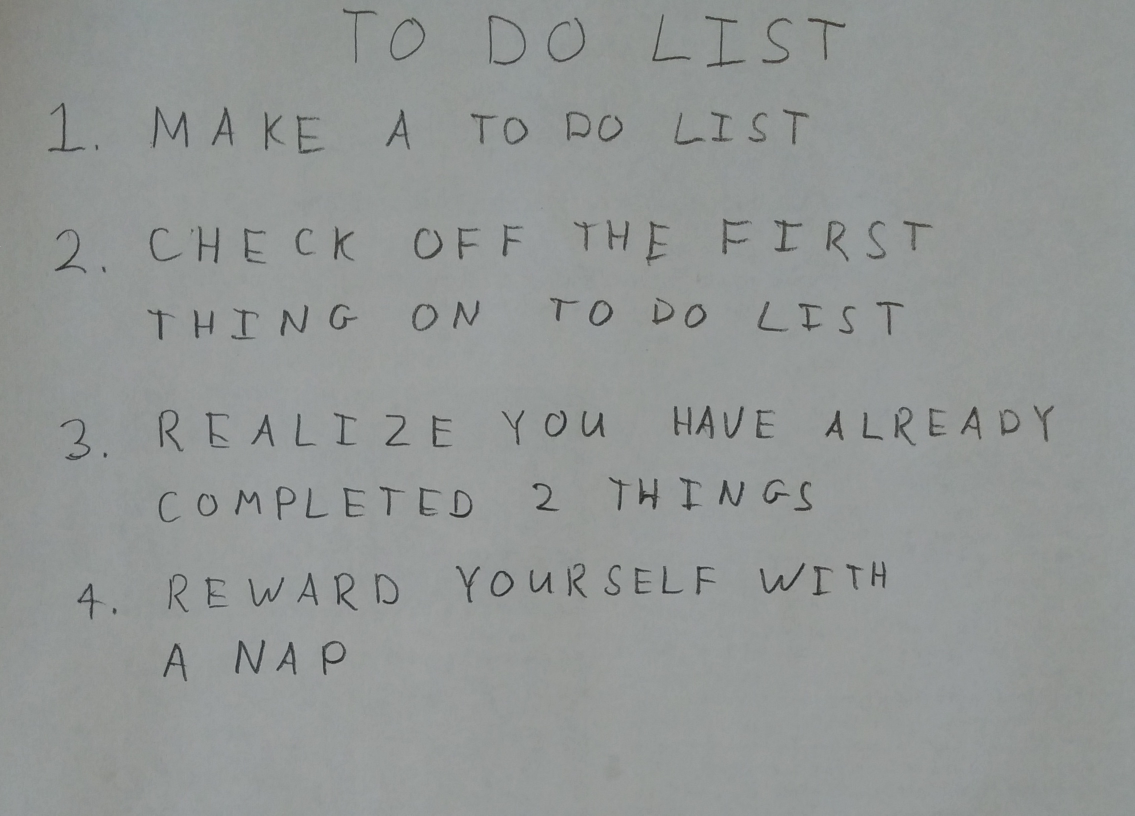
#> input picture hw5_2020fall/images/01_list.jpg, 2270 x 1631 px (shown at 1/2 size)
$ python -i q4.py   (imports and definitions only)
#> lines starting #> are read from the running program, lines starting #| are printed output that depends on the picture; after the words box and inside, x2 and y2 are one past the last pixel; in counts of white or black regions, pixels touching at a corner belong together
import numpy as np

import skimage
import skimage.measure
import skimage.color
import skimage.restoration
import skimage.filters
import skimage.morphology
import skimage.segmentation

import matplotlib.pyplot as plt

# takes a color image
# returns a list of bounding boxes and black_and_white image
def findLetters(image):
    bboxes = []

    #image = skimage.color.rgb2gray(image)

    thresh = skimage.filters.threshold_otsu(image)
#> thresh = 115

    bw = skimage.morphology.closing(image < thresh, skimage.morphology.square(3))
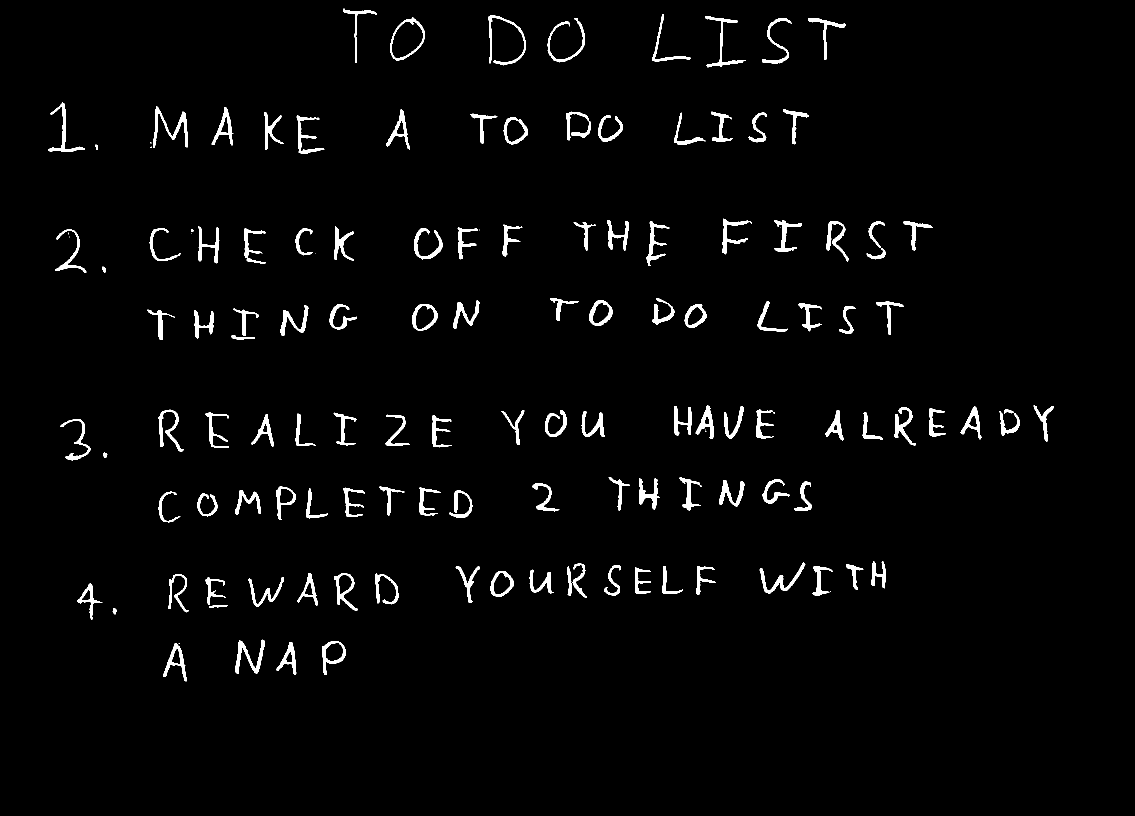
#> bw: shape (1631, 2270) bool (shown at 1/2 size); 2.4% white; 136 white regions (13 under 20 px), largest, box (x1, y1, x2, y2) and area: (306, 213, 376, 295) 1381, (471, 1279, 530, 1348) 1220, (977, 30, 1052, 131) 1147

    cleared = skimage.segmentation.clear_border(bw)

    label_image = skimage.measure.label(cleared)
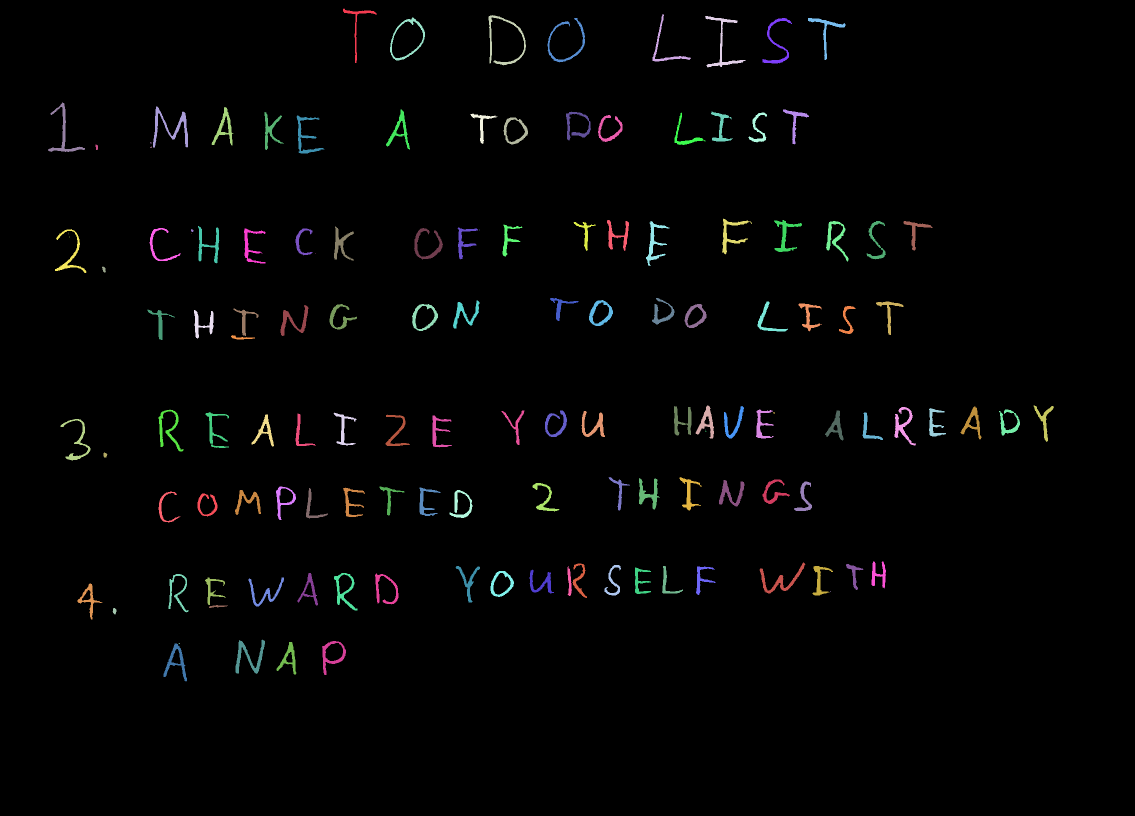
#> label_image: shape (1631, 2270) int32 (shown at 1/2 size); 137 distinct labels, from 0 to 136; one colour per label, 0 black

    image_label_overlay = skimage.color.label2rgb(label_image, image=image, bg_label=0)
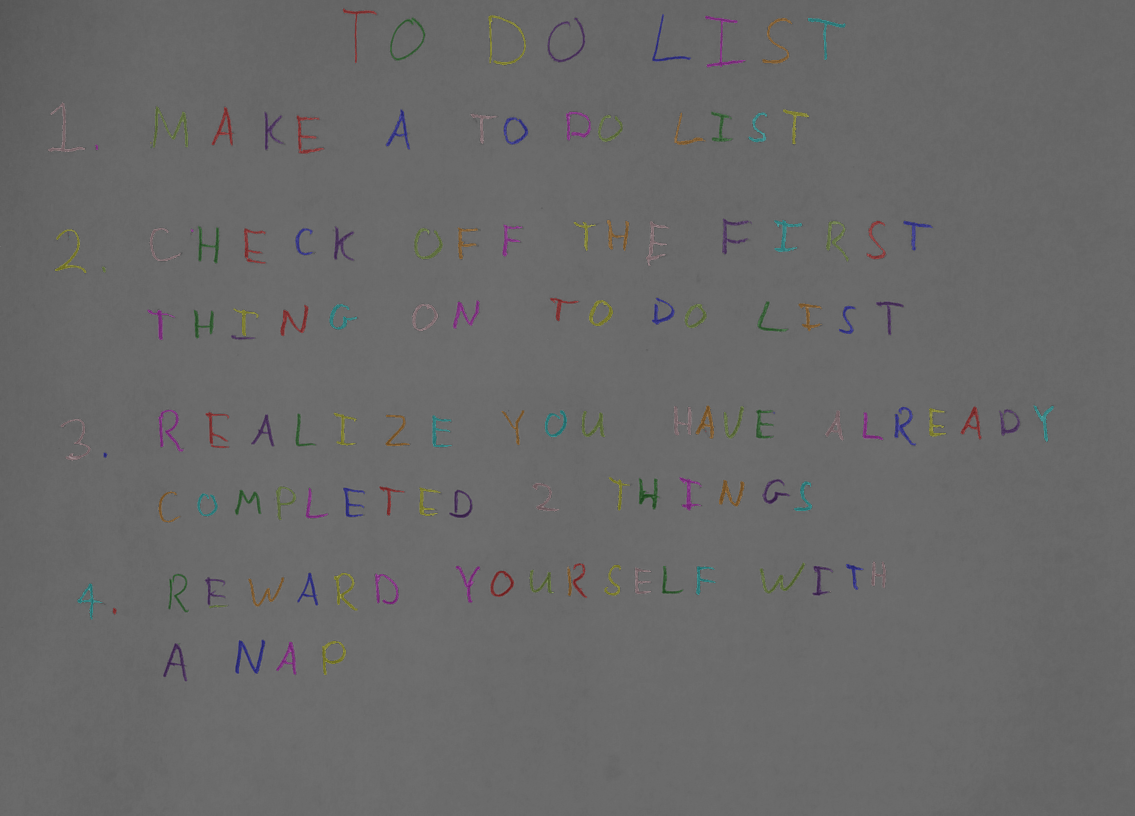
#> image_label_overlay: shape (1631, 2270, 3) float64 (shown at 1/2 size); mean R, G, B 0.413, 0.412, 0.412

    for region in skimage.measure.regionprops(label_image):
        # take regions with large enough areas
        if region.area >= 100:
            # draw rectangle around segmented coins
            minr, minc, maxr, maxc = region.bbox
            bboxes.append(region.bbox)
#> this loop made 136 passes
#> (minr, minc, maxr, maxc) on passes 1 to 12: (17, 686, 126, 753), (28, 1305, 123, 1382), (30, 977, 131, 1052), (32, 1410, 135, 1491), (35, 780, 121, 850), (36, 1095, 125, 1170), (36, 1525, 127, 1584), (36, 1616, 120, 1691), (205, 96, 304, 170), (213, 306, 295, 376), (214, 423, 291, 467), (219, 772, 299, 820)
#> after the loop, bboxes = 118 items, first 6: (17, 686, 126, 753), (28, 1305, 123, 1382), (30, 977, 131, 1052), (32, 1410, 135, 1491), (35, 780, 121, 850), (36, 1095, 125, 1170)

    # insert processing in here
    # one idea estimate noise -> denoise -> greyscale -> threshold -> morphology -> label -> skip small boxes
    # this can be 10 to 15 lines of code using skimage functions

    bw = 1 - bw
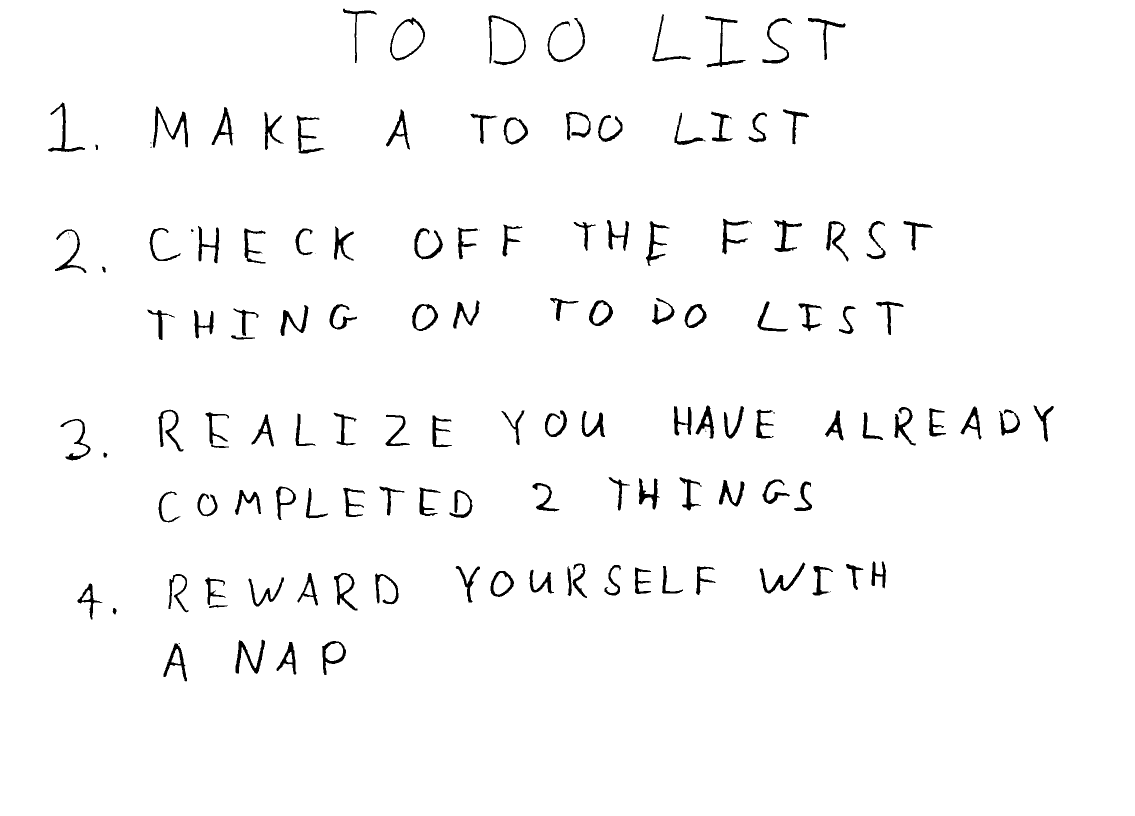
#> bw: shape (1631, 2270) int64 (shown at 1/2 size); values 0 (black) and 1 (white), 97.6% white; 136 black regions (13 under 20 px), largest, box (x1, y1, x2, y2) and area: (306, 213, 376, 295) 1381, (471, 1279, 530, 1348) 1220, (977, 30, 1052, 131) 1147
    return bboxes, bw

>>> import cv2
>>> picture = cv2.imread('../images/01_list.jpg', cv2.IMREAD_GRAYSCALE)
>>> result = findLetters(picture)
